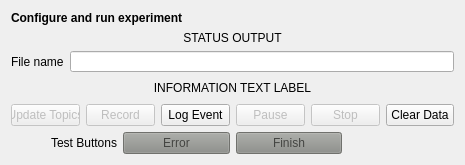
<?xml version="1.0" encoding="UTF-8"?>
<ui version="4.0">
 <class>ExperimentPanel</class>
 <widget class="QWidget" name="ExperimentPanel">
  <property name="geometry">
   <rect>
    <x>0</x>
    <y>0</y>
    <width>465</width>
    <height>165</height>
   </rect>
  </property>
  <property name="minimumSize">
   <size>
    <width>465</width>
    <height>165</height>
   </size>
  </property>
  <property name="maximumSize">
   <size>
    <width>16777215</width>
    <height>165</height>
   </size>
  </property>
  <property name="windowTitle">
   <string>Form</string>
  </property>
  <layout class="QGridLayout" name="gridLayout">
   <item row="0" column="0">
    <layout class="QVBoxLayout" name="verticalLayout_2">
     <item>
      <widget class="QLabel" name="mainLabel">
       <property name="font">
        <font>
         <weight>75</weight>
         <bold>true</bold>
        </font>
       </property>
       <property name="text">
        <string>Configure and run experiment</string>
       </property>
      </widget>
     </item>
     <item>
      <widget class="QLabel" name="statusOutput">
       <property name="text">
        <string>STATUS OUTPUT</string>
       </property>
       <property name="alignment">
        <set>Qt::AlignCenter</set>
       </property>
      </widget>
     </item>
     <item>
      <layout class="QVBoxLayout" name="verticalLayout">
       <item>
        <layout class="QFormLayout" name="formLayout">
         <item row="0" column="0">
          <widget class="QLabel" name="label">
           <property name="text">
            <string>File name</string>
           </property>
          </widget>
         </item>
         <item row="0" column="1">
          <widget class="QLineEdit" name="nameInput">
           <property name="minimumSize">
            <size>
             <width>0</width>
             <height>0</height>
            </size>
           </property>
          </widget>
         </item>
        </layout>
       </item>
       <item>
        <widget class="QLabel" name="nameOutput">
         <property name="minimumSize">
          <size>
           <width>0</width>
           <height>20</height>
          </size>
         </property>
         <property name="maximumSize">
          <size>
           <width>16777215</width>
           <height>20</height>
          </size>
         </property>
         <property name="text">
          <string>INFORMATION TEXT LABEL</string>
         </property>
         <property name="alignment">
          <set>Qt::AlignCenter</set>
         </property>
        </widget>
       </item>
      </layout>
     </item>
     <item>
      <layout class="QHBoxLayout" name="horizontalLayout_3">
       <item>
        <widget class="QPushButton" name="updateTopicsButton">
         <property name="enabled">
          <bool>false</bool>
         </property>
         <property name="minimumSize">
          <size>
           <width>0</width>
           <height>22</height>
          </size>
         </property>
         <property name="text">
          <string>Update Topics</string>
         </property>
        </widget>
       </item>
       <item>
        <widget class="QPushButton" name="recordButton">
         <property name="enabled">
          <bool>false</bool>
         </property>
         <property name="minimumSize">
          <size>
           <width>0</width>
           <height>22</height>
          </size>
         </property>
         <property name="text">
          <string>Record</string>
         </property>
        </widget>
       </item>
       <item>
        <widget class="QPushButton" name="logButton">
         <property name="minimumSize">
          <size>
           <width>0</width>
           <height>22</height>
          </size>
         </property>
         <property name="styleSheet">
          <string notr="true"/>
         </property>
         <property name="text">
          <string>Log Event</string>
         </property>
        </widget>
       </item>
       <item>
        <widget class="QPushButton" name="pauseButton">
         <property name="enabled">
          <bool>false</bool>
         </property>
         <property name="minimumSize">
          <size>
           <width>0</width>
           <height>22</height>
          </size>
         </property>
         <property name="text">
          <string>Pause</string>
         </property>
        </widget>
       </item>
       <item>
        <widget class="QPushButton" name="stopButton">
         <property name="enabled">
          <bool>false</bool>
         </property>
         <property name="minimumSize">
          <size>
           <width>0</width>
           <height>22</height>
          </size>
         </property>
         <property name="text">
          <string>Stop</string>
         </property>
        </widget>
       </item>
       <item>
        <widget class="QPushButton" name="clearDataButton">
         <property name="minimumSize">
          <size>
           <width>0</width>
           <height>22</height>
          </size>
         </property>
         <property name="text">
          <string>Clear Data</string>
         </property>
        </widget>
       </item>
      </layout>
     </item>
     <item>
      <layout class="QHBoxLayout" name="horizontalLayout_2">
       <item>
        <widget class="QLabel" name="label_testButtons">
         <property name="text">
          <string>Test Buttons</string>
         </property>
         <property name="alignment">
          <set>Qt::AlignRight|Qt::AlignTrailing|Qt::AlignVCenter</set>
         </property>
        </widget>
       </item>
       <item>
        <widget class="QPushButton" name="errorButton">
         <property name="enabled">
          <bool>false</bool>
         </property>
         <property name="minimumSize">
          <size>
           <width>40</width>
           <height>22</height>
          </size>
         </property>
         <property name="palette">
          <palette>
           <active>
            <colorrole role="WindowText">
             <brush brushstyle="SolidPattern">
              <color alpha="255">
               <red>0</red>
               <green>0</green>
               <blue>0</blue>
              </color>
             </brush>
            </colorrole>
            <colorrole role="Button">
             <brush brushstyle="SolidPattern">
              <color alpha="255">
               <red>136</red>
               <green>138</green>
               <blue>133</blue>
              </color>
             </brush>
            </colorrole>
            <colorrole role="Light">
             <brush brushstyle="SolidPattern">
              <color alpha="255">
               <red>204</red>
               <green>207</green>
               <blue>200</blue>
              </color>
             </brush>
            </colorrole>
            <colorrole role="Midlight">
             <brush brushstyle="SolidPattern">
              <color alpha="255">
               <red>170</red>
               <green>172</green>
               <blue>166</blue>
              </color>
             </brush>
            </colorrole>
            <colorrole role="Dark">
             <brush brushstyle="SolidPattern">
              <color alpha="255">
               <red>68</red>
               <green>69</green>
               <blue>66</blue>
              </color>
             </brush>
            </colorrole>
            <colorrole role="Mid">
             <brush brushstyle="SolidPattern">
              <color alpha="255">
               <red>91</red>
               <green>92</green>
               <blue>89</blue>
              </color>
             </brush>
            </colorrole>
            <colorrole role="Text">
             <brush brushstyle="SolidPattern">
              <color alpha="255">
               <red>0</red>
               <green>0</green>
               <blue>0</blue>
              </color>
             </brush>
            </colorrole>
            <colorrole role="BrightText">
             <brush brushstyle="SolidPattern">
              <color alpha="255">
               <red>255</red>
               <green>255</green>
               <blue>255</blue>
              </color>
             </brush>
            </colorrole>
            <colorrole role="ButtonText">
             <brush brushstyle="SolidPattern">
              <color alpha="255">
               <red>0</red>
               <green>0</green>
               <blue>0</blue>
              </color>
             </brush>
            </colorrole>
            <colorrole role="Base">
             <brush brushstyle="SolidPattern">
              <color alpha="255">
               <red>255</red>
               <green>255</green>
               <blue>255</blue>
              </color>
             </brush>
            </colorrole>
            <colorrole role="Window">
             <brush brushstyle="SolidPattern">
              <color alpha="255">
               <red>136</red>
               <green>138</green>
               <blue>133</blue>
              </color>
             </brush>
            </colorrole>
            <colorrole role="Shadow">
             <brush brushstyle="SolidPattern">
              <color alpha="255">
               <red>0</red>
               <green>0</green>
               <blue>0</blue>
              </color>
             </brush>
            </colorrole>
            <colorrole role="AlternateBase">
             <brush brushstyle="SolidPattern">
              <color alpha="255">
               <red>195</red>
               <green>196</green>
               <blue>194</blue>
              </color>
             </brush>
            </colorrole>
            <colorrole role="ToolTipBase">
             <brush brushstyle="SolidPattern">
              <color alpha="255">
               <red>255</red>
               <green>255</green>
               <blue>220</blue>
              </color>
             </brush>
            </colorrole>
            <colorrole role="ToolTipText">
             <brush brushstyle="SolidPattern">
              <color alpha="255">
               <red>0</red>
               <green>0</green>
               <blue>0</blue>
              </color>
             </brush>
            </colorrole>
           </active>
           <inactive>
            <colorrole role="WindowText">
             <brush brushstyle="SolidPattern">
              <color alpha="255">
               <red>0</red>
               <green>0</green>
               <blue>0</blue>
              </color>
             </brush>
            </colorrole>
            <colorrole role="Button">
             <brush brushstyle="SolidPattern">
              <color alpha="255">
               <red>136</red>
               <green>138</green>
               <blue>133</blue>
              </color>
             </brush>
            </colorrole>
            <colorrole role="Light">
             <brush brushstyle="SolidPattern">
              <color alpha="255">
               <red>204</red>
               <green>207</green>
               <blue>200</blue>
              </color>
             </brush>
            </colorrole>
            <colorrole role="Midlight">
             <brush brushstyle="SolidPattern">
              <color alpha="255">
               <red>170</red>
               <green>172</green>
               <blue>166</blue>
              </color>
             </brush>
            </colorrole>
            <colorrole role="Dark">
             <brush brushstyle="SolidPattern">
              <color alpha="255">
               <red>68</red>
               <green>69</green>
               <blue>66</blue>
              </color>
             </brush>
            </colorrole>
            <colorrole role="Mid">
             <brush brushstyle="SolidPattern">
              <color alpha="255">
               <red>91</red>
               <green>92</green>
               <blue>89</blue>
              </color>
             </brush>
            </colorrole>
            <colorrole role="Text">
             <brush brushstyle="SolidPattern">
              <color alpha="255">
               <red>0</red>
               <green>0</green>
               <blue>0</blue>
              </color>
             </brush>
            </colorrole>
            <colorrole role="BrightText">
             <brush brushstyle="SolidPattern">
              <color alpha="255">
               <red>255</red>
               <green>255</green>
               <blue>255</blue>
              </color>
             </brush>
            </colorrole>
            <colorrole role="ButtonText">
             <brush brushstyle="SolidPattern">
              <color alpha="255">
               <red>0</red>
               <green>0</green>
               <blue>0</blue>
              </color>
             </brush>
            </colorrole>
            <colorrole role="Base">
             <brush brushstyle="SolidPattern">
              <color alpha="255">
               <red>255</red>
               <green>255</green>
               <blue>255</blue>
              </color>
             </brush>
            </colorrole>
            <colorrole role="Window">
             <brush brushstyle="SolidPattern">
              <color alpha="255">
               <red>136</red>
               <green>138</green>
               <blue>133</blue>
              </color>
             </brush>
            </colorrole>
            <colorrole role="Shadow">
             <brush brushstyle="SolidPattern">
              <color alpha="255">
               <red>0</red>
               <green>0</green>
               <blue>0</blue>
              </color>
             </brush>
            </colorrole>
            <colorrole role="AlternateBase">
             <brush brushstyle="SolidPattern">
              <color alpha="255">
               <red>195</red>
               <green>196</green>
               <blue>194</blue>
              </color>
             </brush>
            </colorrole>
            <colorrole role="ToolTipBase">
             <brush brushstyle="SolidPattern">
              <color alpha="255">
               <red>255</red>
               <green>255</green>
               <blue>220</blue>
              </color>
             </brush>
            </colorrole>
            <colorrole role="ToolTipText">
             <brush brushstyle="SolidPattern">
              <color alpha="255">
               <red>0</red>
               <green>0</green>
               <blue>0</blue>
              </color>
             </brush>
            </colorrole>
           </inactive>
           <disabled>
            <colorrole role="WindowText">
             <brush brushstyle="SolidPattern">
              <color alpha="255">
               <red>68</red>
               <green>69</green>
               <blue>66</blue>
              </color>
             </brush>
            </colorrole>
            <colorrole role="Button">
             <brush brushstyle="SolidPattern">
              <color alpha="255">
               <red>136</red>
               <green>138</green>
               <blue>133</blue>
              </color>
             </brush>
            </colorrole>
            <colorrole role="Light">
             <brush brushstyle="SolidPattern">
              <color alpha="255">
               <red>204</red>
               <green>207</green>
               <blue>200</blue>
              </color>
             </brush>
            </colorrole>
            <colorrole role="Midlight">
             <brush brushstyle="SolidPattern">
              <color alpha="255">
               <red>170</red>
               <green>172</green>
               <blue>166</blue>
              </color>
             </brush>
            </colorrole>
            <colorrole role="Dark">
             <brush brushstyle="SolidPattern">
              <color alpha="255">
               <red>68</red>
               <green>69</green>
               <blue>66</blue>
              </color>
             </brush>
            </colorrole>
            <colorrole role="Mid">
             <brush brushstyle="SolidPattern">
              <color alpha="255">
               <red>91</red>
               <green>92</green>
               <blue>89</blue>
              </color>
             </brush>
            </colorrole>
            <colorrole role="Text">
             <brush brushstyle="SolidPattern">
              <color alpha="255">
               <red>68</red>
               <green>69</green>
               <blue>66</blue>
              </color>
             </brush>
            </colorrole>
            <colorrole role="BrightText">
             <brush brushstyle="SolidPattern">
              <color alpha="255">
               <red>255</red>
               <green>255</green>
               <blue>255</blue>
              </color>
             </brush>
            </colorrole>
            <colorrole role="ButtonText">
             <brush brushstyle="SolidPattern">
              <color alpha="255">
               <red>68</red>
               <green>69</green>
               <blue>66</blue>
              </color>
             </brush>
            </colorrole>
            <colorrole role="Base">
             <brush brushstyle="SolidPattern">
              <color alpha="255">
               <red>136</red>
               <green>138</green>
               <blue>133</blue>
              </color>
             </brush>
            </colorrole>
            <colorrole role="Window">
             <brush brushstyle="SolidPattern">
              <color alpha="255">
               <red>136</red>
               <green>138</green>
               <blue>133</blue>
              </color>
             </brush>
            </colorrole>
            <colorrole role="Shadow">
             <brush brushstyle="SolidPattern">
              <color alpha="255">
               <red>0</red>
               <green>0</green>
               <blue>0</blue>
              </color>
             </brush>
            </colorrole>
            <colorrole role="AlternateBase">
             <brush brushstyle="SolidPattern">
              <color alpha="255">
               <red>136</red>
               <green>138</green>
               <blue>133</blue>
              </color>
             </brush>
            </colorrole>
            <colorrole role="ToolTipBase">
             <brush brushstyle="SolidPattern">
              <color alpha="255">
               <red>255</red>
               <green>255</green>
               <blue>220</blue>
              </color>
             </brush>
            </colorrole>
            <colorrole role="ToolTipText">
             <brush brushstyle="SolidPattern">
              <color alpha="255">
               <red>0</red>
               <green>0</green>
               <blue>0</blue>
              </color>
             </brush>
            </colorrole>
           </disabled>
          </palette>
         </property>
         <property name="text">
          <string>Error</string>
         </property>
        </widget>
       </item>
       <item>
        <widget class="QPushButton" name="finishButton">
         <property name="enabled">
          <bool>false</bool>
         </property>
         <property name="minimumSize">
          <size>
           <width>40</width>
           <height>22</height>
          </size>
         </property>
         <property name="palette">
          <palette>
           <active>
            <colorrole role="WindowText">
             <brush brushstyle="SolidPattern">
              <color alpha="255">
               <red>0</red>
               <green>0</green>
               <blue>0</blue>
              </color>
             </brush>
            </colorrole>
            <colorrole role="Button">
             <brush brushstyle="SolidPattern">
              <color alpha="255">
               <red>136</red>
               <green>138</green>
               <blue>133</blue>
              </color>
             </brush>
            </colorrole>
            <colorrole role="Light">
             <brush brushstyle="SolidPattern">
              <color alpha="255">
               <red>204</red>
               <green>207</green>
               <blue>200</blue>
              </color>
             </brush>
            </colorrole>
            <colorrole role="Midlight">
             <brush brushstyle="SolidPattern">
              <color alpha="255">
               <red>170</red>
               <green>172</green>
               <blue>166</blue>
              </color>
             </brush>
            </colorrole>
            <colorrole role="Dark">
             <brush brushstyle="SolidPattern">
              <color alpha="255">
               <red>68</red>
               <green>69</green>
               <blue>66</blue>
              </color>
             </brush>
            </colorrole>
            <colorrole role="Mid">
             <brush brushstyle="SolidPattern">
              <color alpha="255">
               <red>91</red>
               <green>92</green>
               <blue>89</blue>
              </color>
             </brush>
            </colorrole>
            <colorrole role="Text">
             <brush brushstyle="SolidPattern">
              <color alpha="255">
               <red>0</red>
               <green>0</green>
               <blue>0</blue>
              </color>
             </brush>
            </colorrole>
            <colorrole role="BrightText">
             <brush brushstyle="SolidPattern">
              <color alpha="255">
               <red>255</red>
               <green>255</green>
               <blue>255</blue>
              </color>
             </brush>
            </colorrole>
            <colorrole role="ButtonText">
             <brush brushstyle="SolidPattern">
              <color alpha="255">
               <red>0</red>
               <green>0</green>
               <blue>0</blue>
              </color>
             </brush>
            </colorrole>
            <colorrole role="Base">
             <brush brushstyle="SolidPattern">
              <color alpha="255">
               <red>255</red>
               <green>255</green>
               <blue>255</blue>
              </color>
             </brush>
            </colorrole>
            <colorrole role="Window">
             <brush brushstyle="SolidPattern">
              <color alpha="255">
               <red>136</red>
               <green>138</green>
               <blue>133</blue>
              </color>
             </brush>
            </colorrole>
            <colorrole role="Shadow">
             <brush brushstyle="SolidPattern">
              <color alpha="255">
               <red>0</red>
               <green>0</green>
               <blue>0</blue>
              </color>
             </brush>
            </colorrole>
            <colorrole role="AlternateBase">
             <brush brushstyle="SolidPattern">
              <color alpha="255">
               <red>195</red>
               <green>196</green>
               <blue>194</blue>
              </color>
             </brush>
            </colorrole>
            <colorrole role="ToolTipBase">
             <brush brushstyle="SolidPattern">
              <color alpha="255">
               <red>255</red>
               <green>255</green>
               <blue>220</blue>
              </color>
             </brush>
            </colorrole>
            <colorrole role="ToolTipText">
             <brush brushstyle="SolidPattern">
              <color alpha="255">
               <red>0</red>
               <green>0</green>
               <blue>0</blue>
              </color>
             </brush>
            </colorrole>
           </active>
           <inactive>
            <colorrole role="WindowText">
             <brush brushstyle="SolidPattern">
              <color alpha="255">
               <red>0</red>
               <green>0</green>
               <blue>0</blue>
              </color>
             </brush>
            </colorrole>
            <colorrole role="Button">
             <brush brushstyle="SolidPattern">
              <color alpha="255">
               <red>136</red>
               <green>138</green>
               <blue>133</blue>
              </color>
             </brush>
            </colorrole>
            <colorrole role="Light">
             <brush brushstyle="SolidPattern">
              <color alpha="255">
               <red>204</red>
               <green>207</green>
               <blue>200</blue>
              </color>
             </brush>
            </colorrole>
            <colorrole role="Midlight">
             <brush brushstyle="SolidPattern">
              <color alpha="255">
               <red>170</red>
               <green>172</green>
               <blue>166</blue>
              </color>
             </brush>
            </colorrole>
            <colorrole role="Dark">
             <brush brushstyle="SolidPattern">
              <color alpha="255">
               <red>68</red>
               <green>69</green>
               <blue>66</blue>
              </color>
             </brush>
            </colorrole>
            <colorrole role="Mid">
             <brush brushstyle="SolidPattern">
              <color alpha="255">
               <red>91</red>
               <green>92</green>
               <blue>89</blue>
              </color>
             </brush>
            </colorrole>
            <colorrole role="Text">
             <brush brushstyle="SolidPattern">
              <color alpha="255">
               <red>0</red>
               <green>0</green>
               <blue>0</blue>
              </color>
             </brush>
            </colorrole>
            <colorrole role="BrightText">
             <brush brushstyle="SolidPattern">
              <color alpha="255">
               <red>255</red>
               <green>255</green>
               <blue>255</blue>
              </color>
             </brush>
            </colorrole>
            <colorrole role="ButtonText">
             <brush brushstyle="SolidPattern">
              <color alpha="255">
               <red>0</red>
               <green>0</green>
               <blue>0</blue>
              </color>
             </brush>
            </colorrole>
            <colorrole role="Base">
             <brush brushstyle="SolidPattern">
              <color alpha="255">
               <red>255</red>
               <green>255</green>
               <blue>255</blue>
              </color>
             </brush>
            </colorrole>
            <colorrole role="Window">
             <brush brushstyle="SolidPattern">
              <color alpha="255">
               <red>136</red>
               <green>138</green>
               <blue>133</blue>
              </color>
             </brush>
            </colorrole>
            <colorrole role="Shadow">
             <brush brushstyle="SolidPattern">
              <color alpha="255">
               <red>0</red>
               <green>0</green>
               <blue>0</blue>
              </color>
             </brush>
            </colorrole>
            <colorrole role="AlternateBase">
             <brush brushstyle="SolidPattern">
              <color alpha="255">
               <red>195</red>
               <green>196</green>
               <blue>194</blue>
              </color>
             </brush>
            </colorrole>
            <colorrole role="ToolTipBase">
             <brush brushstyle="SolidPattern">
              <color alpha="255">
               <red>255</red>
               <green>255</green>
               <blue>220</blue>
              </color>
             </brush>
            </colorrole>
            <colorrole role="ToolTipText">
             <brush brushstyle="SolidPattern">
              <color alpha="255">
               <red>0</red>
               <green>0</green>
               <blue>0</blue>
              </color>
             </brush>
            </colorrole>
           </inactive>
           <disabled>
            <colorrole role="WindowText">
             <brush brushstyle="SolidPattern">
              <color alpha="255">
               <red>68</red>
               <green>69</green>
               <blue>66</blue>
              </color>
             </brush>
            </colorrole>
            <colorrole role="Button">
             <brush brushstyle="SolidPattern">
              <color alpha="255">
               <red>136</red>
               <green>138</green>
               <blue>133</blue>
              </color>
             </brush>
            </colorrole>
            <colorrole role="Light">
             <brush brushstyle="SolidPattern">
              <color alpha="255">
               <red>204</red>
               <green>207</green>
               <blue>200</blue>
              </color>
             </brush>
            </colorrole>
            <colorrole role="Midlight">
             <brush brushstyle="SolidPattern">
              <color alpha="255">
               <red>170</red>
               <green>172</green>
               <blue>166</blue>
              </color>
             </brush>
            </colorrole>
            <colorrole role="Dark">
             <brush brushstyle="SolidPattern">
              <color alpha="255">
               <red>68</red>
               <green>69</green>
               <blue>66</blue>
              </color>
             </brush>
            </colorrole>
            <colorrole role="Mid">
             <brush brushstyle="SolidPattern">
              <color alpha="255">
               <red>91</red>
               <green>92</green>
               <blue>89</blue>
              </color>
             </brush>
            </colorrole>
            <colorrole role="Text">
             <brush brushstyle="SolidPattern">
              <color alpha="255">
               <red>68</red>
               <green>69</green>
               <blue>66</blue>
              </color>
             </brush>
            </colorrole>
            <colorrole role="BrightText">
             <brush brushstyle="SolidPattern">
              <color alpha="255">
               <red>255</red>
               <green>255</green>
               <blue>255</blue>
              </color>
             </brush>
            </colorrole>
            <colorrole role="ButtonText">
             <brush brushstyle="SolidPattern">
              <color alpha="255">
               <red>68</red>
               <green>69</green>
               <blue>66</blue>
              </color>
             </brush>
            </colorrole>
            <colorrole role="Base">
             <brush brushstyle="SolidPattern">
              <color alpha="255">
               <red>136</red>
               <green>138</green>
               <blue>133</blue>
              </color>
             </brush>
            </colorrole>
            <colorrole role="Window">
             <brush brushstyle="SolidPattern">
              <color alpha="255">
               <red>136</red>
               <green>138</green>
               <blue>133</blue>
              </color>
             </brush>
            </colorrole>
            <colorrole role="Shadow">
             <brush brushstyle="SolidPattern">
              <color alpha="255">
               <red>0</red>
               <green>0</green>
               <blue>0</blue>
              </color>
             </brush>
            </colorrole>
            <colorrole role="AlternateBase">
             <brush brushstyle="SolidPattern">
              <color alpha="255">
               <red>136</red>
               <green>138</green>
               <blue>133</blue>
              </color>
             </brush>
            </colorrole>
            <colorrole role="ToolTipBase">
             <brush brushstyle="SolidPattern">
              <color alpha="255">
               <red>255</red>
               <green>255</green>
               <blue>220</blue>
              </color>
             </brush>
            </colorrole>
            <colorrole role="ToolTipText">
             <brush brushstyle="SolidPattern">
              <color alpha="255">
               <red>0</red>
               <green>0</green>
               <blue>0</blue>
              </color>
             </brush>
            </colorrole>
           </disabled>
          </palette>
         </property>
         <property name="text">
          <string>Finish</string>
         </property>
        </widget>
       </item>
       <item>
        <widget class="QLabel" name="label_3">
         <property name="text">
          <string/>
         </property>
        </widget>
       </item>
      </layout>
     </item>
    </layout>
   </item>
  </layout>
 </widget>
 <resources/>
 <connections/>
</ui>
